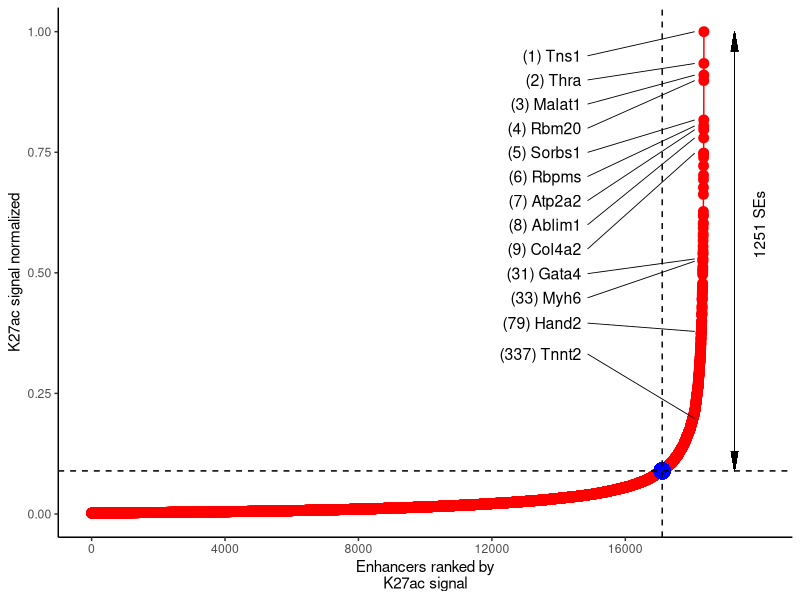

This chart was generated by the following R code:
# Custom script for plotting ROSE results with Selected genes annotated.
# ==================
library(ggplot2)
library(grid) # for arrow function
# read parsed ROSE results 
df <- read.table(file="./ROSE_results_P4_ventricle_H3K27ac.txt.txt",header=T,sep="\t")
# ==================
pdf(file="./superEnhancer_plot_annotated.pdf")
# do the plotting
ggplot(df,aes(x=Rank,y=Signal,label=Gene)) +
    geom_point(color="red",size=3) +
    geom_line(color="red") +
    geom_point(x=0.931902375245151, y=0.0893046125027873,color="blue",size=5) +
    geom_text(aes(x=0.8,y=LabelY,label=Gene),size=4,hjust=1) +
    annotate("segment",x=0.81,y=0.95,xend=0.985,yend=1, size=0.3) +annotate("segment",x=0.81,y=0.899945521900196,xend=0.985,yend=0.934078710926972, size=0.3) +annotate("segment",x=0.81,y=0.849891043800392,xend=0.985,yend=0.910025517842973, size=0.3) +annotate("segment",x=0.81,y=0.799836565700588,xend=0.985,yend=0.898652466260831, size=0.3) +annotate("segment",x=0.81,y=0.749782087600784,xend=0.985,yend=0.816948590254032, size=0.3) +annotate("segment",x=0.81,y=0.699727609500981,xend=0.985,yend=0.80460093728689, size=0.3) +annotate("segment",x=0.81,y=0.649673131401177,xend=0.985,yend=0.796764893822245, size=0.3) +annotate("segment",x=0.81,y=0.599618653301373,xend=0.985,yend=0.779811067978434, size=0.3) +annotate("segment",x=0.81,y=0.549564175201569,xend=0.985,yend=0.748269481260659, size=0.3) +annotate("segment",x=0.81,y=0.498365657005884,xend=0.985,yend=0.52885277729369, size=0.3) +annotate("segment",x=0.81,y=0.448256700806276,xend=0.985,yend=0.524126188234082, size=0.3) +annotate("segment",x=0.81,y=0.395750708215297,xend=0.985,yend=0.37851355401118, size=0.3) +annotate("segment",x=0.81,y=0.331695358465897,xend=0.985,yend=0.197665132999731, size=0.3) +
    geom_hline(yintercept=0.0893046125027873,linetype="dashed") +
    geom_vline(xintercept=0.931902375245151,linetype="dashed") +
    theme_bw() +
    theme(panel.grid.minor=element_blank(), panel.grid.major=element_blank(),panel.border=element_blank()) +
    theme(axis.line = element_line(color = 'black')) +
    geom_segment(aes(x=1.05, y= 0.0893046125027873, xend=1.05, yend = 1), size =0.1, arrow =arrow(end="both",length = unit(0.5,"cm"),type="closed",angle=10)) +
    annotate("text",label="1251 SEs", x=1.09, y=0.6,angle=90) +
    scale_y_continuous(name="K27ac signal normalized") +
    scale_x_continuous(name="Enhancers ranked by\nK27ac signal", breaks=c(0,0.217912399215515,0.435824798431031,0.653737197646546,0.871649596862061), labels=c(0,4000,8000,12000,16000))
dev.off()
# ================
